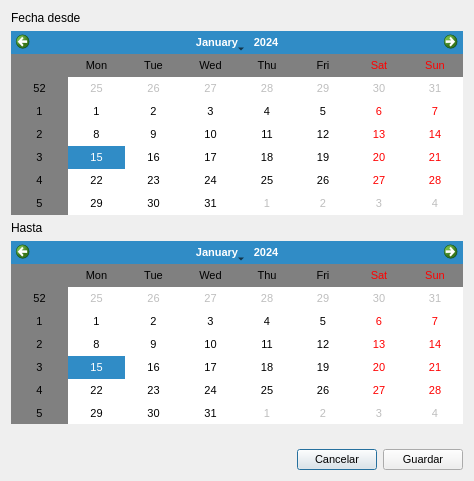
<?xml version="1.0" encoding="UTF-8"?>
<ui version="4.0">
 <class>DoubleCalendar</class>
 <widget class="QDialog" name="DoubleCalendar">
  <property name="geometry">
   <rect>
    <x>0</x>
    <y>0</y>
    <width>474</width>
    <height>481</height>
   </rect>
  </property>
  <property name="font">
   <font>
    <pointsize>8</pointsize>
   </font>
  </property>
  <property name="windowTitle">
   <string>Seleccionar fechas</string>
  </property>
  <property name="styleSheet">
   <string notr="true">QCalendarWidget QWidget { alternate-background-color: rgb(128, 128, 128); }</string>
  </property>
  <layout class="QGridLayout" name="gridLayout">
   <item row="0" column="0">
    <widget class="QLabel" name="label_init">
     <property name="font">
      <font>
       <pointsize>9</pointsize>
      </font>
     </property>
     <property name="text">
      <string>Fecha desde</string>
     </property>
    </widget>
   </item>
   <item row="3" column="0">
    <widget class="QCalendarWidget" name="calendar_end">
     <property name="font">
      <font>
       <pointsize>8</pointsize>
      </font>
     </property>
    </widget>
   </item>
   <item row="1" column="0">
    <widget class="QCalendarWidget" name="calendar_init">
     <property name="font">
      <font>
       <pointsize>8</pointsize>
      </font>
     </property>
    </widget>
   </item>
   <item row="5" column="0">
    <layout class="QHBoxLayout" name="horizontalLayout">
     <item>
      <spacer name="horizontalSpacer">
       <property name="orientation">
        <enum>Qt::Horizontal</enum>
       </property>
       <property name="sizeHint" stdset="0">
        <size>
         <width>40</width>
         <height>20</height>
        </size>
       </property>
      </spacer>
     </item>
     <item>
      <widget class="QPushButton" name="cancel">
       <property name="font">
        <font>
         <pointsize>8</pointsize>
        </font>
       </property>
       <property name="text">
        <string>Cancelar</string>
       </property>
      </widget>
     </item>
     <item>
      <widget class="QPushButton" name="save">
       <property name="font">
        <font>
         <pointsize>8</pointsize>
        </font>
       </property>
       <property name="text">
        <string>Guardar</string>
       </property>
      </widget>
     </item>
    </layout>
   </item>
   <item row="2" column="0">
    <widget class="QLabel" name="label_end">
     <property name="font">
      <font>
       <pointsize>9</pointsize>
      </font>
     </property>
     <property name="text">
      <string>Hasta</string>
     </property>
    </widget>
   </item>
   <item row="4" column="0">
    <widget class="QLabel" name="error_label">
     <property name="font">
      <font>
       <pointsize>8</pointsize>
      </font>
     </property>
     <property name="text">
      <string/>
     </property>
    </widget>
   </item>
  </layout>
 </widget>
 <resources/>
 <connections/>
</ui>
